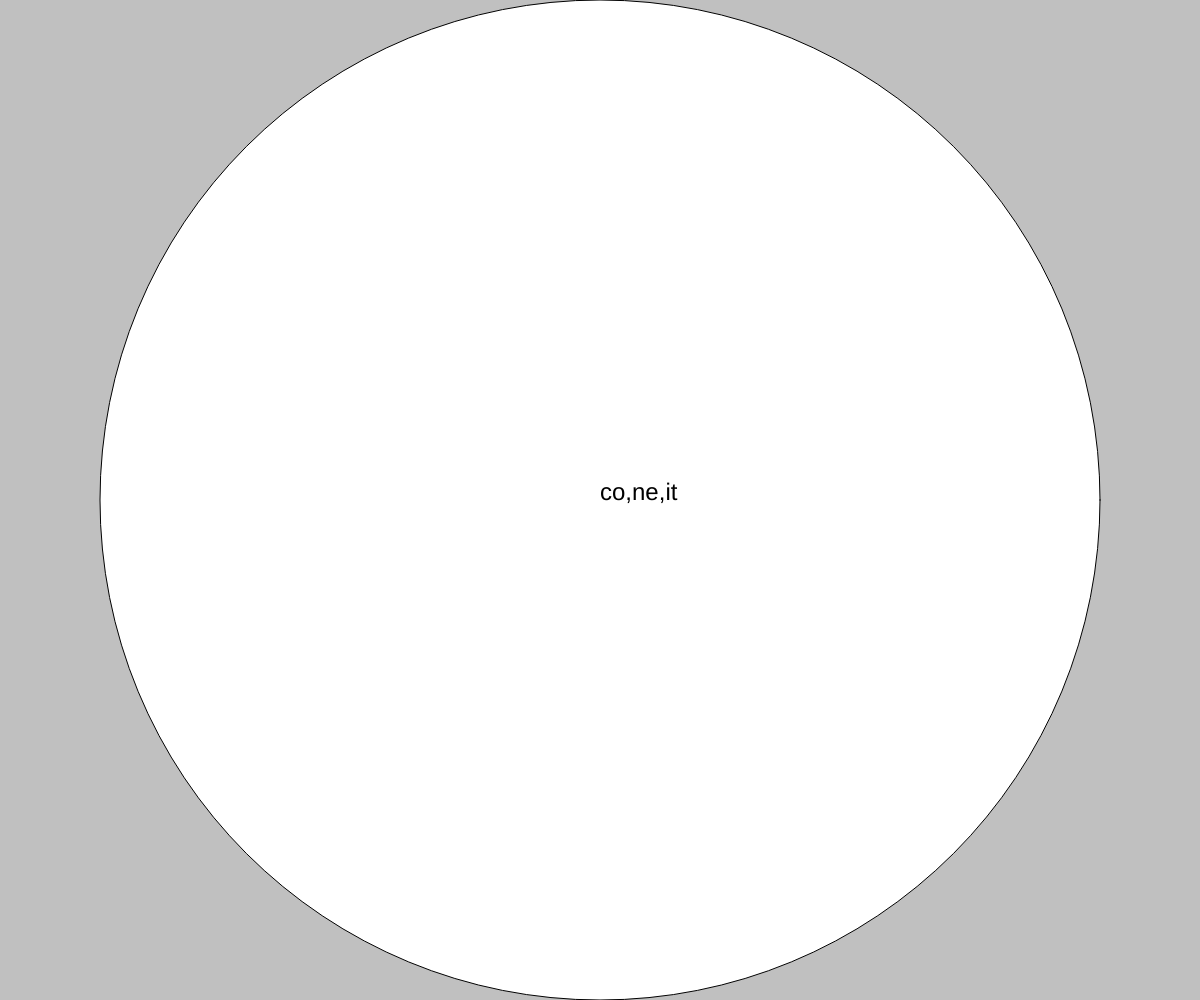
Frame 1 (no input)
Frame 60 (no input): identical to frame 1, image omitted
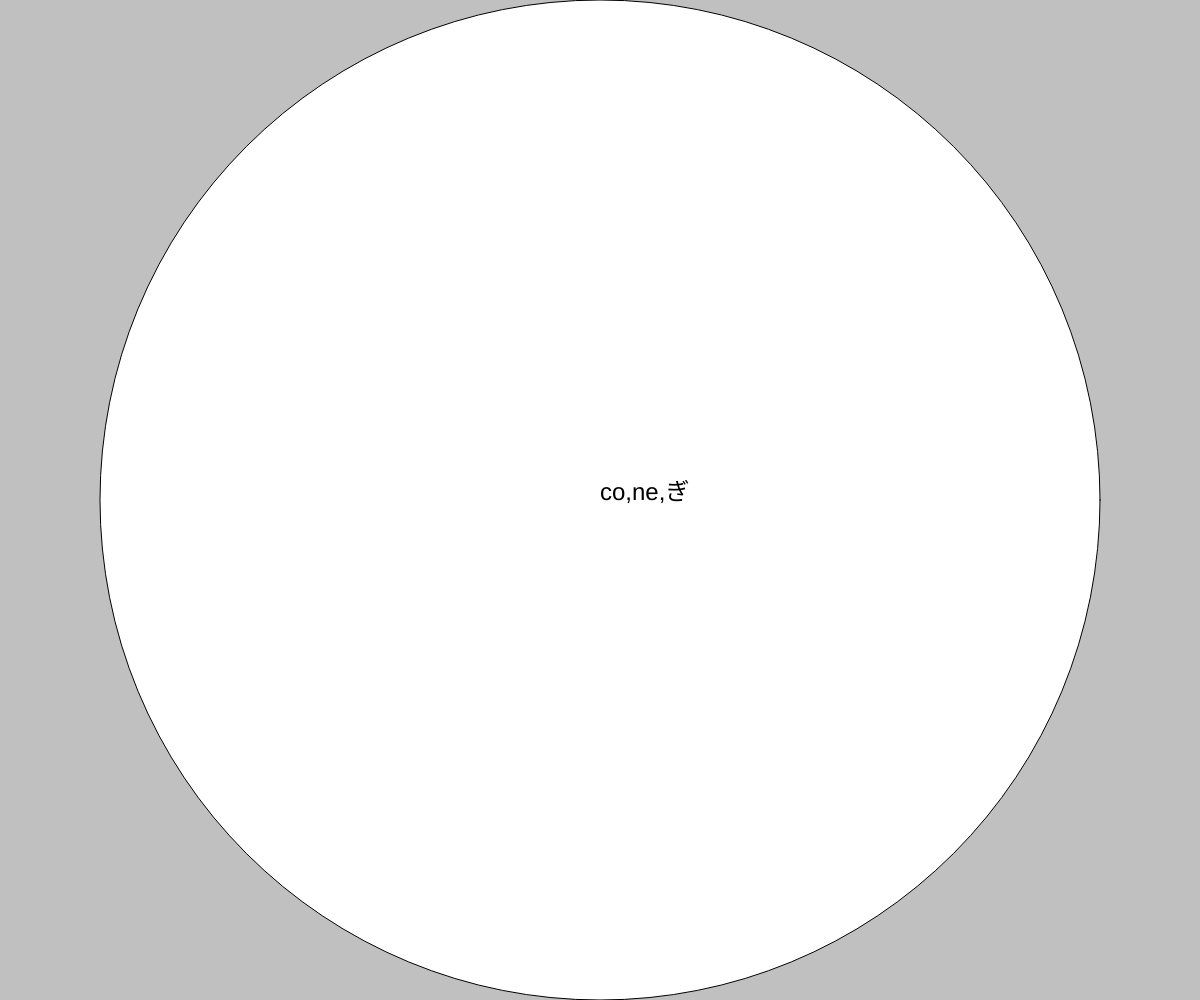
Frame 120 (the mouse pressed at the canvas centre since frame 60)

The p5.js sketch that drew these frames (run headless with seeded random() and noise() and a simulated clock; from frame 60 on, the mouse is pressed at the canvas centre):

// p5.js sketch
// ── sketch.js
var offsetX, offsetY, sqSide;
const wordMatrices = [
  [
    ['う', 'さ', 'ぎ'],
    ['co', 'ne', 'jo'],
    ['ra', 'bb', 'it'],
  ],
];
var wordIndex, wordCurrentRotation;
var numberOfVersions = wordMatrices[0].length;
var numberOfBlocks = wordMatrices[0][0].length;
let lastUpdated = null;

function setup() {
  createCanvas(windowWidth, windowHeight);
  windowResized();
  wordIndex = ~~(wordMatrices.length * random())
  wordCurrentRotation = [0, 1, 2];
  rotateWord();
  textSize(24);
}

function draw() {
  background(192);
  push();
  translate(offsetX, offsetY);
  ellipse(sqSide/2, sqSide/2, sqSide, sqSide);
  rotateWord();
  drawWord();
  pop();
}

const drawWord = () => {
  const currentWordBlocks = []
  for (let i = 0; i < numberOfBlocks; i++) {
    currentWordBlocks.push(wordMatrices[wordIndex][wordCurrentRotation[i]][i])
  }
  text(currentWordBlocks, sqSide/2, sqSide/2);
};
const rotateWord = () => {
  if (lastUpdated === null || millis() - lastUpdated > 1000) {
    lastUpdated = millis();
    numberOfVersions = wordMatrices[wordIndex].length;
    numberOfBlocks = wordMatrices[wordIndex][0].length;
    const blockToRotate = ~~(numberOfBlocks * random());
    wordCurrentRotation[blockToRotate] = (wordCurrentRotation[blockToRotate] + 1) % numberOfVersions;
    // console.log(blockToRotate, wordCurrentRotation);
  }
};

// Fullscreen code taken from @takawo
function mousePressed() {
  let fs = fullscreen();
  fullscreen(!fs);
  if (fs) {
    cursor();
  } else {
    noCursor();
  }
}

function windowResized() {
  resizeCanvas(windowWidth, windowHeight);
  sqSide = min(windowHeight, windowWidth);
  offsetX = (windowWidth - sqSide) / 2;
  offsetY = (windowHeight - sqSide) / 2;
}
